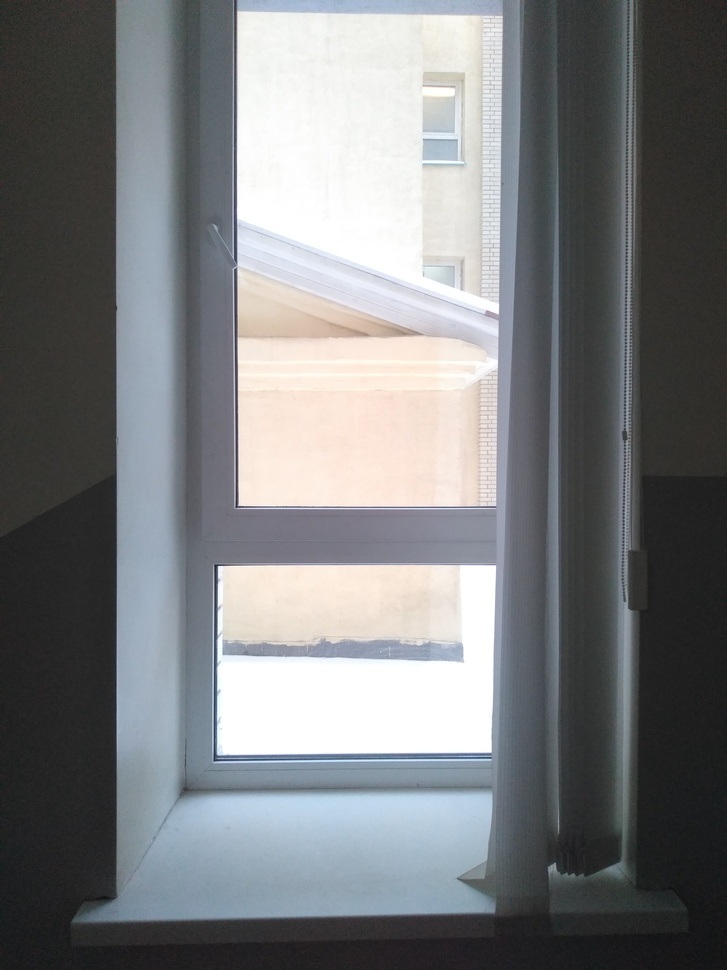
#> input picture src/1.jpg, 727 x 970 px, shrunk from 3120 x 4160 before the run
$ python '2 sobel.py'   (older library calls are emulated)
#> lines starting #> are read from the running program, lines starting #| are printed output that depends on the picture
import cv2
import numpy as np

img = cv2.imread('src/1.jpg')
#> img is the input picture: shape (970, 727, 3); mean B, G, R 125.8, 123.8, 121.8
imgx = cv2.Sobel(img, cv2.CV_64F, dx=1, dy=0)
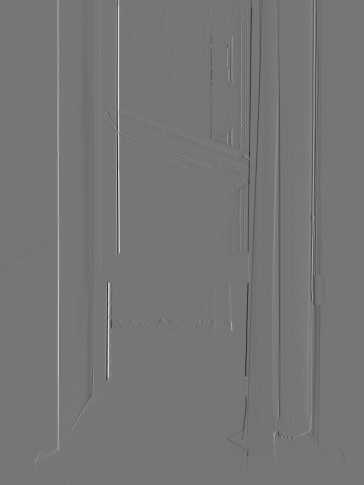
#> imgx: shape (970, 727, 3) float64 (shown at 1/2 size); mean B, G, R -0.1, -0.1, -0.1; drawn with min black and max white
imgy = cv2.Sobel(img, cv2.CV_64F, dx=0, dy=1)
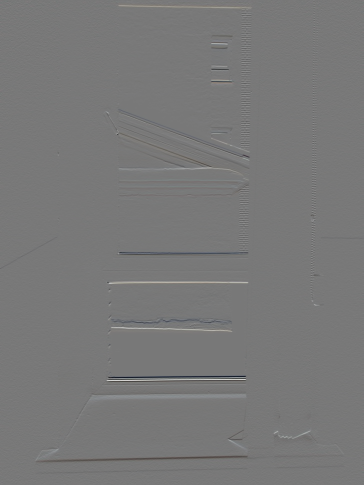
#> imgy: shape (970, 727, 3) float64 (shown at 1/2 size); mean B, G, R -0.7, -0.7, -0.6; drawn with min black and max white
imgxy = cv2.Sobel(img, cv2.CV_64F, dx=1, dy=1)
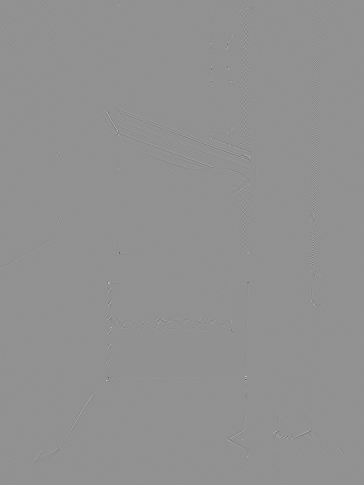
#> imgxy: shape (970, 727, 3) float64 (shown at 1/2 size); mean B, G, R 0, 0, 0; drawn with min black and max white
laplacian = cv2.Laplacian(img, cv2.CV_64F)
#img = np.array(img, dtype='float64').astype('uint8')
cv2.imwrite('trgt/2 laplac.jpg', imgx)
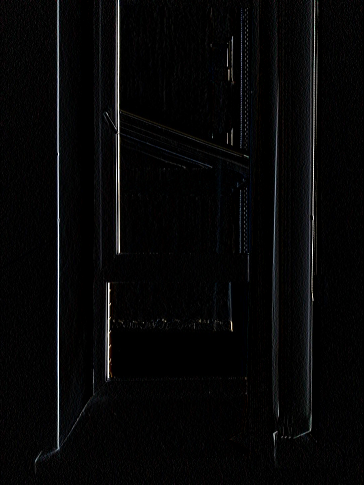
#> saved as 2 laplac.jpg: shape (970, 727, 3) (shown at 1/2 size); mean B, G, R 6.7, 6.4, 6.3
cv2.imwrite('trgt/2 sobel x.jpg', imgx)
cv2.imwrite('trgt/2 sobel y.jpg', imgy)
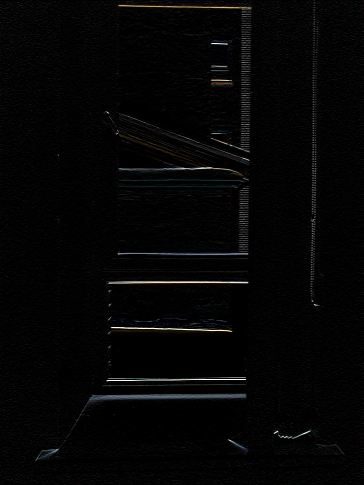
#> saved as 2 sobel y.jpg: shape (970, 727, 3) (shown at 1/2 size); mean B, G, R 5, 5, 5
cv2.imwrite('trgt/2 sobel xy.jpg', imgxy)
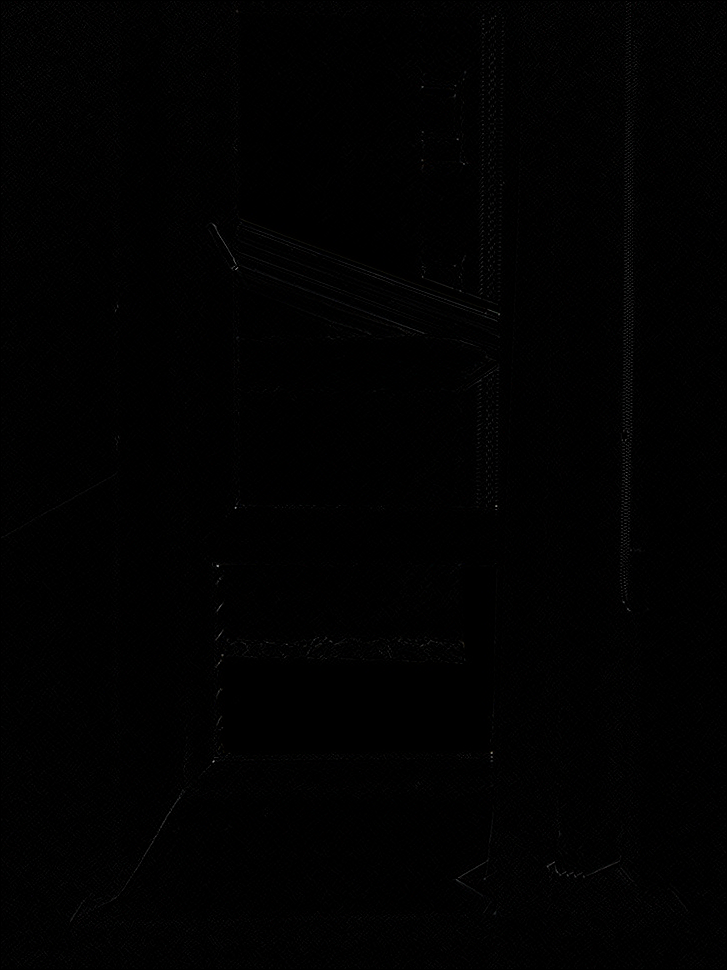
#> saved as 2 sobel xy.jpg: shape (970, 727, 3); mean B, G, R 1.3, 1.3, 1.3

$ run again, with src/2.jpg copied over src/1.jpg
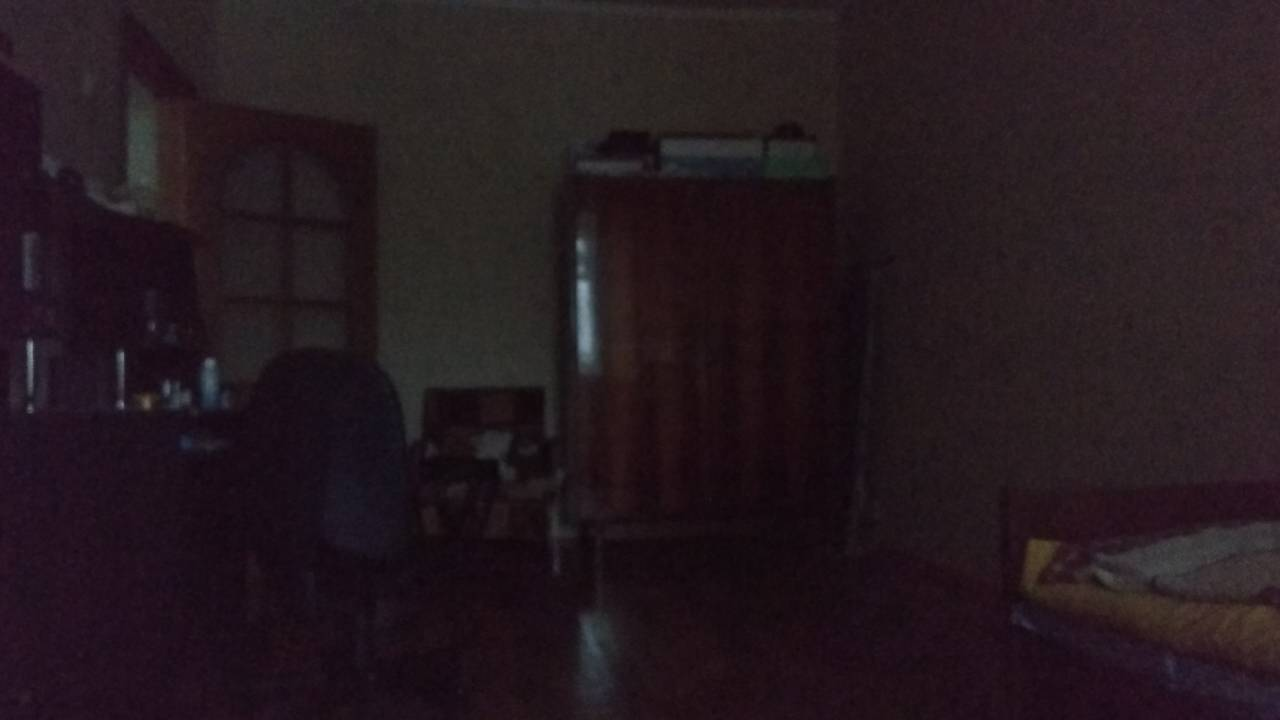
#> input picture src/2.jpg, 1280 x 720 px
#> img is the input picture: shape (720, 1280, 3); mean B, G, R 30.5, 25, 36.5
#> `imgy = cv2.Sobel(img, cv2.CV_64F, dx=0, dy=1)`:
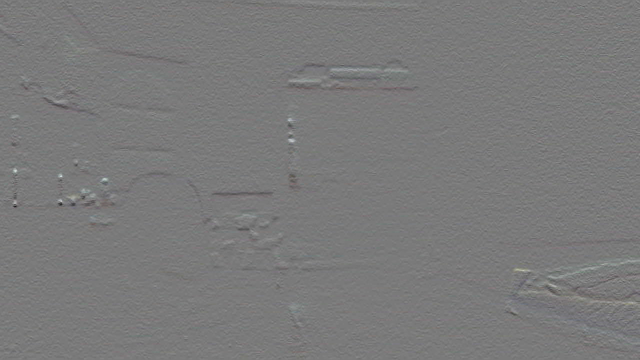
#> imgy: shape (720, 1280, 3) float64 (shown at 1/2 size); mean B, G, R -0.1, -0.2, -0.1; drawn with min black and max white
#> `cv2.imwrite('trgt/2 sobel y.jpg', imgy)`:
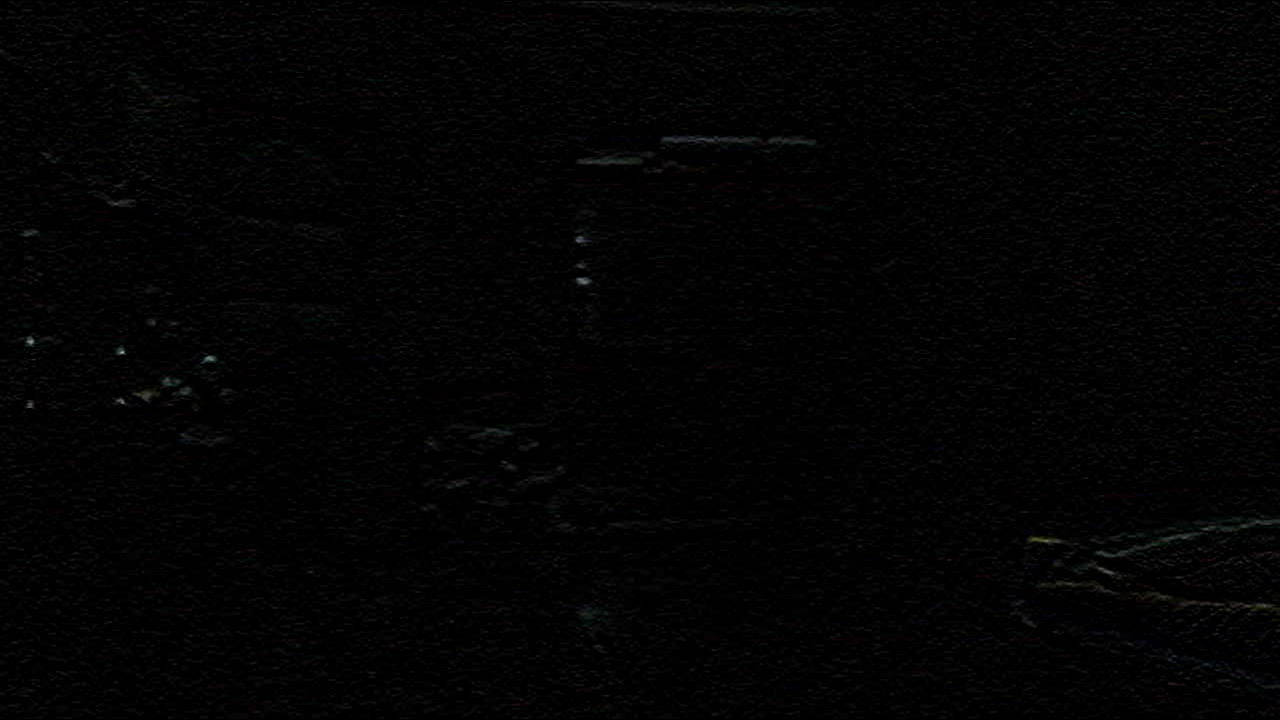
#> saved as 2 sobel y.jpg: shape (720, 1280, 3); mean B, G, R 2.8, 2.8, 2.8

$ run again, with src/3.jpg copied over src/1.jpg
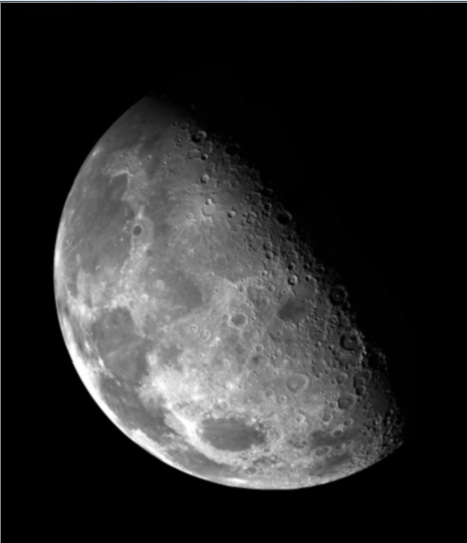
#> input picture src/3.jpg, 467 x 543 px
#> img is the input picture: shape (543, 467, 3); mean B, G, R 43.5, 43.4, 43.4
#> `laplacian = cv2.Laplacian(img, cv2.CV_64F)`:
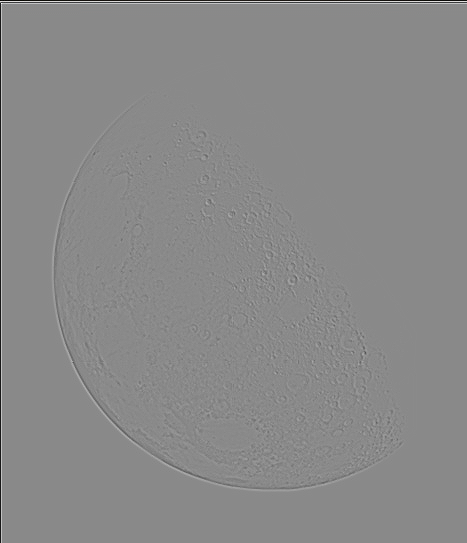
#> laplacian: shape (543, 467, 3) float64; mean B, G, R -0.5, -0.5, -0.5; drawn with min black and max white
#> `cv2.imwrite('trgt/2 sobel xy.jpg', imgxy)`:
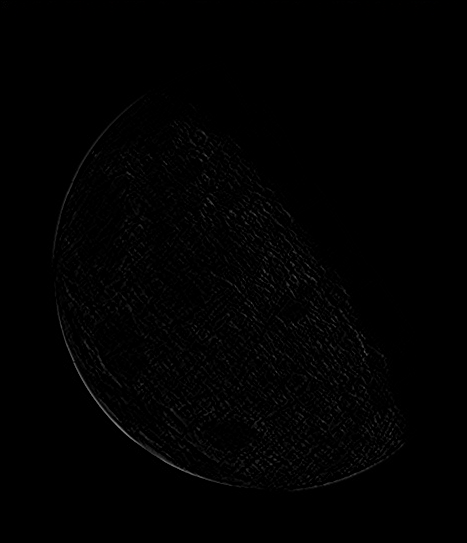
#> saved as 2 sobel xy.jpg: shape (543, 467, 3); mean B, G, R 1.6, 1.6, 1.6
